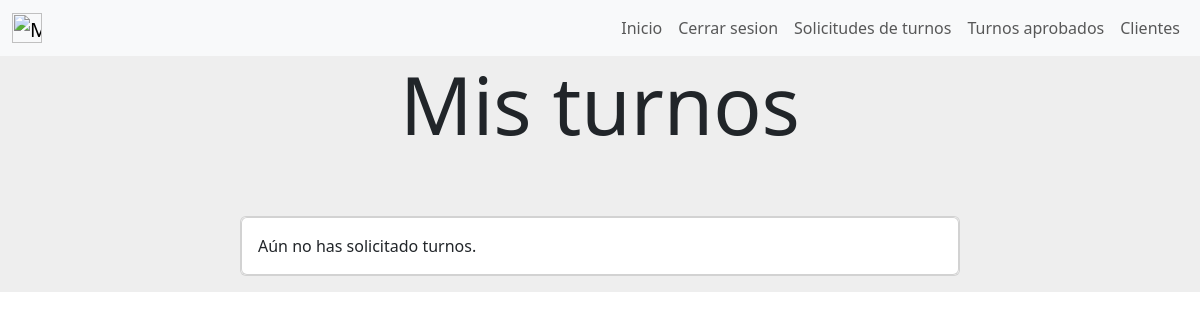
The page /mis_turnos (signed in) on the database as committed earlier.
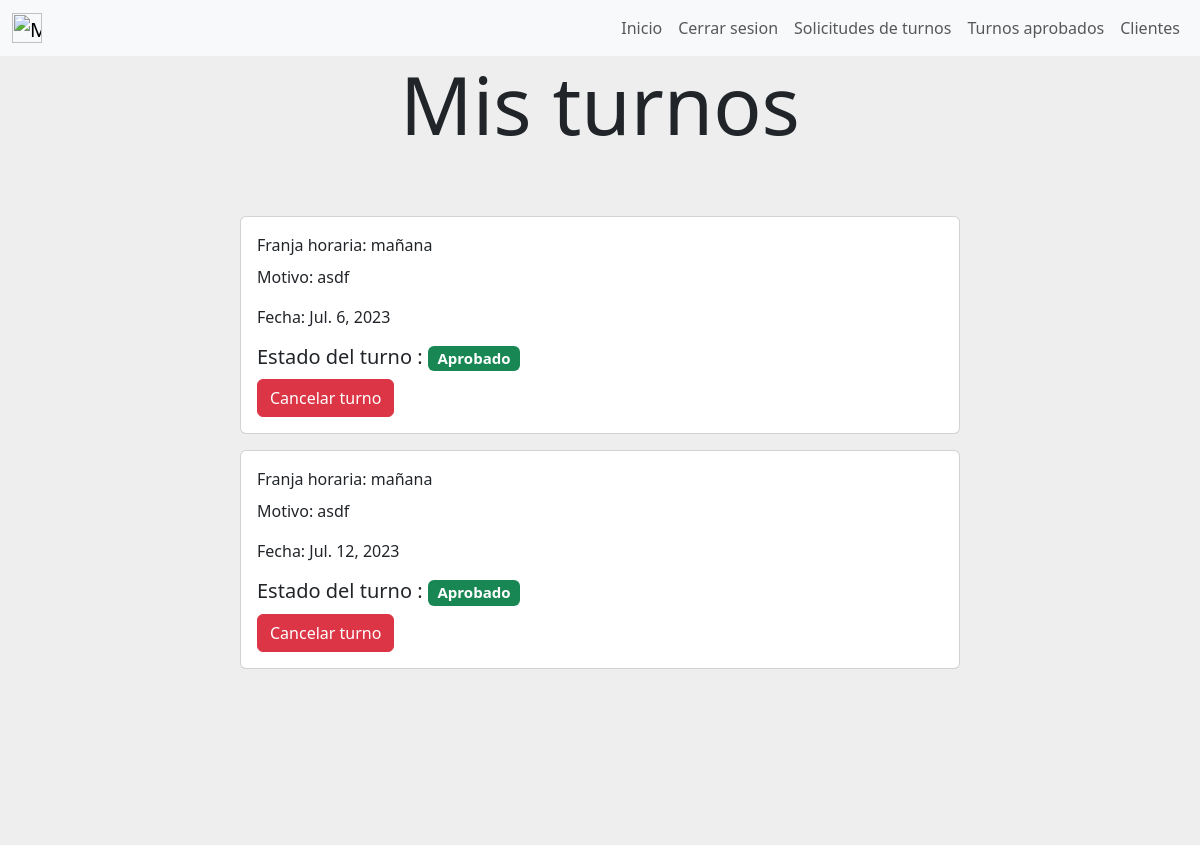
The same page on the database as committed later.
### gestion_de_turnos/models.py (models this page shows, shortened)
class Turno(models.Model) :
    franja_horaria = models.CharField(max_length=50)
    motivo = models.TextField(max_length=100)
    fecha = models.DateField()
    estado = models.CharField(max_length=50, default="Pendiente", blank=True)
    created_by = models.ForeignKey(User, on_delete=models.CASCADE)
    class Meta:
        verbose_name='turno'
        verbose_name_plural='turnos'

### gestion_de_turnos/views.py (the view)
# urls.py: path('mis_turnos',views.mis_turnos, name= "mis_turnos"),
def mis_turnos(request):
    mis_turnos=Turno.objects.filter(Q(created_by = request.user)&(Q(estado = "Aprobado")|Q(estado = "Pendiente")))
    return render(request,"gestion_de_turnos/mis_turnos.html",{"turnos":mis_turnos})

### gestion_de_turnos/templates/gestion_de_turnos/mis_turnos.html (shortened to what this page needs)
{% extends "gestion_de_usuarios/base.html" %}
{% block content %}
{% if user.is_authenticated %}
<div style="background-color:#eee;height: 20%;text-align: center;">
    <h1 class="display-1">Mis turnos</h1>
</div>
        {% if turnos.count == 0 %}
            <div style="background-color: #eee;background-position: center;background-size: cover; align-items: center;justify-content: center;display: flex;">
                <div class="card mb-3 element-home-color" style="width: 60%;">
                    <div class="row g-0">
                        <div class="card">
                            <div class="card-body">
                                Aún no has solicitado turnos.
                            </div>
                        </div>
                    </div>
                </div>
            </div>
        {% else %}
        {% for turno in turnos %}
        <div style="background-color: #eee;background-position: center;background-size: cover; align-items: center;justify-content: center;display: flex;">
            <div class="card mb-3 element-home-color" style="width: 60%;">
                <div class="row g-0">
                <div class="col-md-8">
                    <div class="card-body">
                    <p class="card-title">Franja horaria: {{turno.franja_horaria}}</p>
                    <p class="card-text">Motivo: {{turno.motivo}}</p>
                    <p class="card-text">Fecha: {{turno.fecha}}</p>
                    {% if turno.estado == 'Aprobado' %}
                    <h5>Estado del turno : <span class="badge bg-success">{{turno.estado}}</span></h5>
                    {% endif %}
                    <a href ="#" class="btn btn-danger" onclick="delete_turno({{turno.id}})" style="color:white;">Cancelar turno</a>
                    </div>
                </div>
                </div>
            </div>
        </div>
        {% endfor %}
<div style="background-color:#eee;height: 20%;">
</div>
{% endif %}
{% else %}
<img src="https://st.depositphotos.com/31068556/51146/v/600/depositphotos_511461970-stock-illustration-concept-design-of-an-empty.jpg" class="img-fluid rounded-start" alt="..." style="border-radius: 4px;">
{% endif %}
{% endblock %}

Rows that differ between the two databases and show on the page:
added Turno: franja_horaria "mañana", motivo "asdf", fecha "Jul. 6, 2023", estado "Aprobado"
added Turno: franja_horaria "mañana", motivo "asdf", fecha "Jul. 12, 2023", estado "Aprobado"
Other text that changed with them:
text no longer shown: "Aún no has solicitado turnos."
